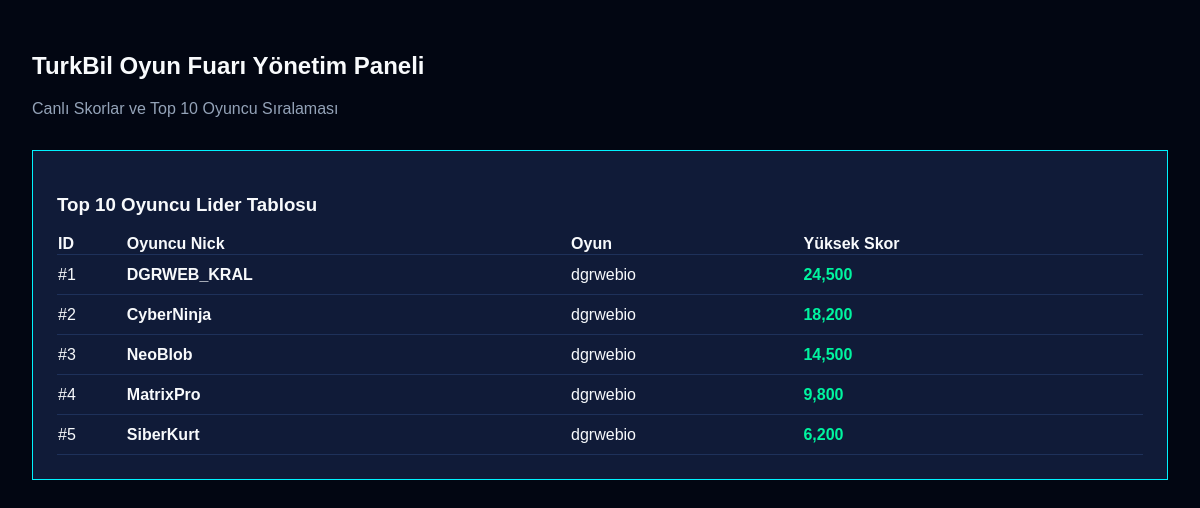
/admin.php (signed in), run on an earlier commit of the app's database.
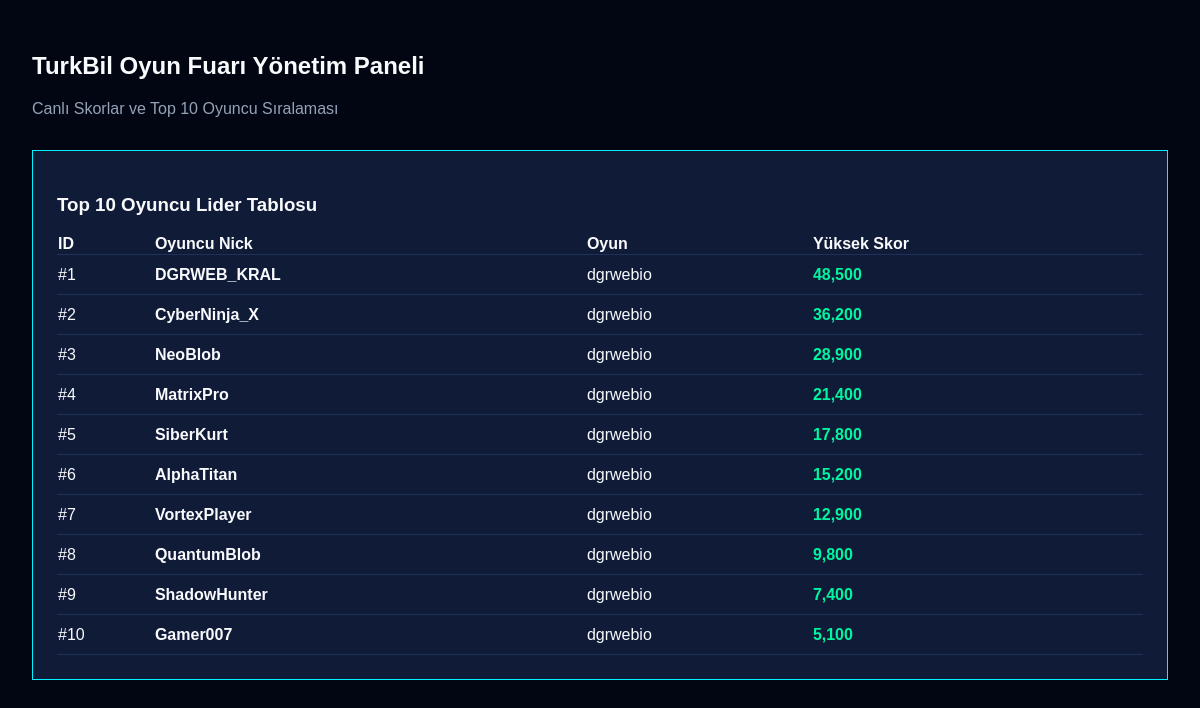
And on a later commit of the database.
### tables this page shows
CREATE TABLE IF NOT EXISTS game_leaderboards (
  id INT UNSIGNED NOT NULL AUTO_INCREMENT,
  player_nick VARCHAR(50) NOT NULL,
  game_key VARCHAR(50) NOT NULL DEFAULT 'dgrwebio',
  high_score INT UNSIGNED NOT NULL DEFAULT 0,
  created_at TIMESTAMP NOT NULL DEFAULT CURRENT_TIMESTAMP ON UPDATE CURRENT_TIMESTAMP,
  PRIMARY KEY (id)
);

### config.php (called while the page is built, shortened)
<?php
function e(?string $v): string {
    return htmlspecialchars((string)$v, ENT_QUOTES | ENT_SUBSTITUTE, 'UTF-8');
}

### admin.php (the view, shortened to what this page needs)
<?php
require __DIR__ . '/config.php';
    ?>
    <?php
$pdo = db();
$scores = $pdo ? $pdo->query("SELECT * FROM game_leaderboards ORDER BY high_score DESC LIMIT 10")->fetchAll() : [];
?>
<!DOCTYPE html>
<html lang="tr">
<head>
    <link rel="stylesheet" href="assets/style.css">
</head>
<body style="padding:2rem;">
    <h2>TurkBil Oyun Fuarı Yönetim Paneli</h2>
    <p style="color:var(--text-muted);">Canlı Skorlar ve Top 10 Oyuncu Sıralaması</p>
    <div style="margin-top:2rem; background:var(--bg-card); padding:1.5rem; border:1px solid var(--primary-cyan);">
        <h3>Top 10 Oyuncu Lider Tablosu</h3>
        <table style="width:100%; border-collapse:collapse; margin-top:1rem;">
            <thead>
                <tr style="text-align:left; border-bottom:1px solid var(--border-color);">
                    <th>ID</th><th>Oyuncu Nick</th><th>Oyun</th><th>Yüksek Skor</th>
                </tr>
            </thead>
            <tbody>
                <?php foreach ($scores as $s): ?>
                    <tr style="border-bottom:1px solid var(--border-color); height:40px;">
                        <td>#<?= $s['id'] ?></td>
                        <td><strong><?= e($s['player_nick']) ?></strong></td>
                        <td><?= e($s['game_key']) ?></td>
                        <td><span style="color:var(--accent-emerald); font-weight:700;"><?= number_format($s['high_score']) ?></span></td>
                    </tr>
                <?php endforeach; ?>
            </tbody>
        </table>
    </div>
</body>
</html>

### assets/style.css (style rules this page uses)
:root, [data-theme="dark"] { --bg-main: #020612; --bg-surface: #0a1128; --bg-card: #101b38; --bg-card-hover: #182850; --bg-input: #050a1b; --border-color: #1e315a; --primary-cyan: #00f2fe; --accent-pink: #ff007f; --accent-emerald: #00f5a0; --accent-amber: #f59e0b; --accent-purple: #a855f7; --text-main: #f8fafc; --text-muted: #94a3b8; --shadow-color: rgba(0, 242, 254, 0.25); }
*, *::before, *::after { box-sizing: border-box; transition: background-color 0.25s ease, color 0.25s ease, border-color 0.25s ease; }
body { margin: 0; background-color: var(--bg-main); color: var(--text-main); font-family: 'Plus Jakarta Sans', sans-serif; overflow-x: hidden; min-height: 100vh; }

What changed in the data, as far as the page shows it:
changed game_leaderboards "DGRWEB_KRAL": high_score "24,500" → "48,500"
changed game_leaderboards id 2: player_nick "CyberNinja" → "CyberNinja_X"; high_score "18,200" → "36,200"
changed game_leaderboards "NeoBlob": high_score "14,500" → "28,900"
changed game_leaderboards "MatrixPro": high_score "9,800" → "21,400"
changed game_leaderboards "SiberKurt": high_score "6,200" → "17,800"
added game_leaderboards: id "6", player_nick "AlphaTitan", game_key "dgrwebio", high_score "15,200"
added game_leaderboards: id "7", player_nick "VortexPlayer", game_key "dgrwebio", high_score "12,900"
added game_leaderboards: id "8", player_nick "QuantumBlob", game_key "dgrwebio", high_score "9,800"
added game_leaderboards: id "9", player_nick "ShadowHunter", game_key "dgrwebio", high_score "7,400"
added game_leaderboards: id "10", player_nick "Gamer007", game_key "dgrwebio", high_score "5,100"
